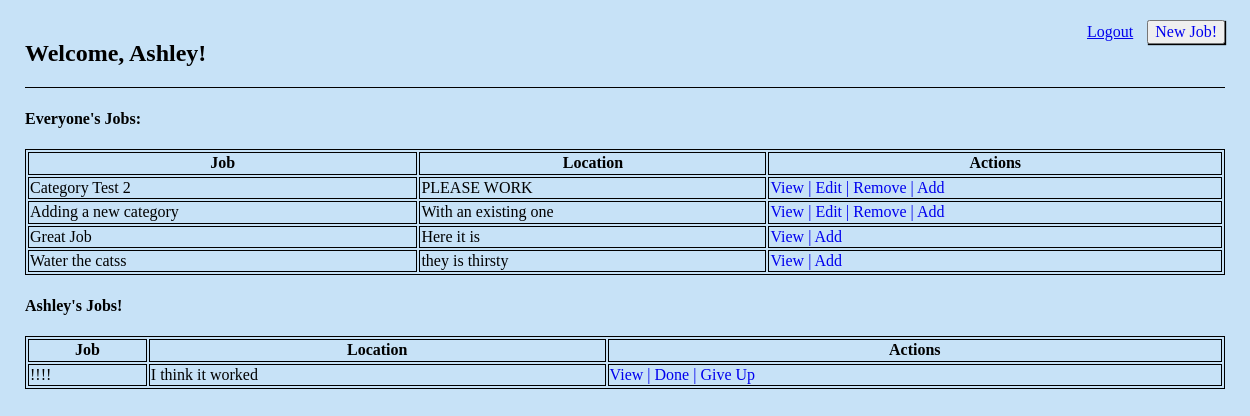
The page /dashboard (signed in) on the database its author committed.
### app_one/models.py (models this page shows)
class User(models.Model):
    first_name = models.CharField(max_length=255)
    last_name = models.CharField(max_length=255)
    email = models.CharField(max_length=255)
    password = models.CharField(max_length=255)
    created_at = models.DateTimeField(auto_now_add=True)
    updated_at = models.DateTimeField(auto_now=True)
    objects = UserManager()

class Job(models.Model):
    title = models.CharField(max_length=255)
    location = models.CharField(max_length=255)
    description = models.TextField()
    made_by_user = models.ForeignKey(User, related_name='jobs_made', on_delete=models.CASCADE)
    owned_by_user = models.ForeignKey(User, null=True, related_name='jobs_owned', on_delete=models.CASCADE)
    created_at = models.DateTimeField(auto_now_add=True)
    updated_at = models.DateTimeField(auto_now=True)
    objects = JobManager()

### app_one/views.py (the view)
# urls.py: path('dashboard', views.dashboard),
def dashboard(request):
    if 'userid' not in request.session:
        return redirect('/')
    context = {
        'user': User.objects.get(id=request.session['userid']),
        'jobs': Job.objects.all(),
    }
    return render(request, 'dashboard.html', context)

### app_one/templates/dashboard.html (shortened to what this page needs)
<!DOCTYPE html>
<html lang="en">
<head>
    {% load static %}
    <link rel="stylesheet" href="{% static 'css/normalize.css' %}">
    <link rel="stylesheet" href="{% static 'css/style.css' %}">
</head>
<body>
    <div class="container">
        <nav>
            <h2>Welcome, {{user.first_name}}!</h2>
            <div>
                <a href="/rd/logout">Logout</a>
                <button type="submit">
                    <a href="/jobs/new">New Job!</a>
                </button>
            </div>
        </nav>
        <h4>Everyone's Jobs:</h4>
        <table class="dash-table">
            <thead>
                <th>Job</th>
                <th>Location</th>
                <th>Actions</th>
            </thead>
            {% for job in jobs %}
            {% if job.owned_by_user == None %}
            <tr>
                <td>{{job.title}}</td>
                <td>{{job.location}}</td>
                <td>
                    <a href="/jobs_info/{{job.id}}">View |</a>
                    {% if job.made_by_user.id == request.session.userid %}
                    <a href="/jobs/edit/{{job.id}}">Edit |</a>
                    <a href="/rd/remove_job/{{job.id}}">Remove |</a>
                    {% endif %}
                    <a href="/rd/take_job/{{job.id}}">Add</a>
                </td>
            </tr>
            {% endif %}
            {% endfor %}
        </table>
        <h4>{{user.first_name}}'s Jobs!</h4>
        <table class="dash-table">
            <thead>
                <th>Job</th>
                <th>Location</th>
                <th>Actions</th>
            </thead>
            {% for job in jobs %}
            {% if job.owned_by_user.id == user.id %}
            <tr>
                <td>{{job.title}}</td>
                <td>{{job.location}}</td>
                <td>
                    <a href="/jobs_info/{{job.id}}">View |</a>
                    <a href="/rd/remove_job/{{job.id}}">Done |</a>
                    <a href="/rd/give_up_job/{{job.id}}">Give Up</a>
                </td>
            </tr>
            {% endif %}
            {% endfor %}
        </table>
    </div>
</body>
</html>

### app_one/static/css/style.css (style rules this page uses)
body { background-color: rgb(199, 226, 247); }
.container { width: 1200px; margin: auto; padding: 20px; }
nav { display: grid; grid-template-columns: 1fr 1fr; border-bottom: 1px solid black; }
nav div { justify-self: right; }
nav div button { margin-left: 10px; box-shadow: 1px 1px 1px black; }
nav div button a { text-decoration: none; }
.dash-table { width: 100%; border: 1px solid black; }
.dash-table * { border: 1px solid black; }
.dash-table a { border: none; text-decoration: none; }

### rows shown on the page
User: first_name "Ashley"
Job: title "Category Test 2", location "PLEASE WORK"
Job: title "Adding a new category", location "With an existing one"
Job: title "Great Job", location "Here it is"
Job: title "Water the catss", location "they is thirsty"
Job: title "!!!!", location "I think it worked"
